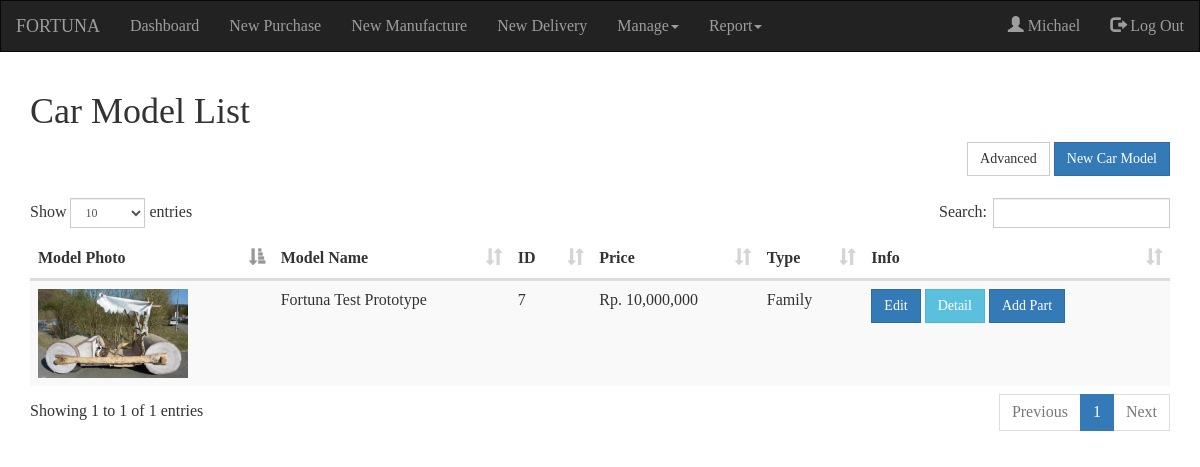
Page /mantype.php (signed in) on the committed database.
### tables this page shows
CREATE TABLE `card` (
  `cardId` int(20) NOT NULL,
  `cardName` varchar(50) NOT NULL,
  `cardHeight` int(11) NOT NULL,
  `cardWidth` int(11) NOT NULL,
  `cardLength` int(11) NOT NULL,
  `cardType` varchar(20) NOT NULL,
  `cardWeight` int(11) NOT NULL,
  `cardPrice` int(11) NOT NULL,
  `cardAdded` date NOT NULL,
  `cardPhoto` varchar(30) NOT NULL,
  `cardStatus` tinyint(4) NOT NULL
);

### koneksi.php (called while the page is built, shortened)
<?php
$con=mysqli_connect('localhost', 'root', '', 'uas_pos');
function queryRun($query){
  global $con;
  $hello=mysqli_query($con, $query);
  return $hello;
}
function queryTable($query){
  $hello=mysqli_fetch_assoc($query);
  return $hello;
}
?>

### mantype.php (the view, shortened to what this page needs)
<?php
if(isset($_SESSION['empId']) AND $_SESSION['positionAccess'] <= 2){
  ?>
  <!DOCTYPE html>
  <html lang="en">
  <head>
    <link rel="stylesheet" href="https://maxcdn.bootstrapcdn.com/bootstrap/3.3.7/css/bootstrap.min.css">
    <link rel="stylesheet" href="css/css.css">
    <link rel="stylesheet" href="css/dataTables.bootstrap.min.css">
  </head>
  <body>
    <?php include('koneksi.php');
    function showCars(){
        $thisqu="SELECT * FROM card WHERE cardStatus=1";
      $query=queryRun($thisqu);
      while($hasil=queryTable($query)){
        $id=$hasil['cardId'];
        $name=$hasil['cardName'];
        $price=$hasil['cardPrice'];
        $photo=$hasil['cardPhoto'];
        $type=$hasil['cardType'];
        ?>
        <tr>
          <td><img src="images/car/<?php echo $photo?>"></td>
          <td><?php echo $name?></td>
          <td><?php echo $id?></td>
          <td><?php echo "Rp. ". number_format($price)?></td>
          <td><?php echo $type?></td>
          <td>
            <a href="typeedit.php?id=<?php echo $id?>" class="btn btn-primary">Edit</a>
            <a href="typedetail.php?id=<?php echo $id?>" class="btn btn-info">Detail</a>
            <a href="addpart.php?id=<?php echo $id?>" class="btn btn-primary">Add Part</a>
          </td>
        </tr>
        <?php
      }
    }
    ?>
    <nav class="navbar navbar-inverse">
      <div class="container-fluid">
        <div class="navbar-header">
          <a class="navbar-brand" href="#">FORTUNA</a>
        </div>
        <ul class="nav navbar-nav">
          <li><a href="dashboard.php">Dashboard</a></li>
            <li><a href="newpurchase.php">New Purchase</a></li>
            <li><a href="newmanufactur.php">New Manufacture</a></li>
            <li><a href="newdelivery.php">New Delivery</a></li>
            <?php
              if($_SESSION['positionAccess'] <= 2){
                ?>
          <li class="dropdown"><a class="dropdown-toggle" data-toggle="dropdown"href="#">Manage<span class="caret"></span></a>
          </li>
            <?php
              }
            ?>
            <li class="dropdown"><a class="dropdown-toggle" data-toggle="dropdown"href="#">Report<span class="caret"></span></a>
          </li>
        </ul>
        <ul class="nav navbar-nav navbar-right">
          <li><a href="#"><span class="glyphicon glyphicon-user"></span> <?php echo $_SESSION['name']?></a> </li>
          <li><a href="login.php?logout=1"><span class="glyphicon glyphicon-log-out"></span> Log Out</a></li>
      </ul>
      </div>
    </nav>
    <div class="container">
      <h1>Car Model List</h1>
      <div class=text-right>
        <button type="button" class="btn btn-default" data-toggle="collapse" data-target="#advanced">Advanced</button>
        <a href="newcar.php" class="btn btn-primary">New Car Model</a>
      </div>
      <br>
      <table id=table class="table table-striped">
        <thead>
          <tr>
            <th>Model Photo</th>
            <th>Model Name</th>
            <th>ID</th>
            <th>Price</th>
            <th>Type</th>
            <th>Info</th>
          </tr>
        </thead>
        <?php
        showCars();
        ?>
      </table>
    </div>
  </body>
  </html>
<?php
} ?>

### css/css.css (style rules this page uses)
body { font-family: moon; font-size: 16px; }
.navbar-brand { font-family: oneday; }
.nav { font-size: 16px; }

### mantype.php (style rules this page uses)
* { border-radius: 0 !important; }
img { width: 150px }

### rows in the picture
card: cardPhoto (picture), cardName "Fortuna Test Prototype", cardId "7", cardPrice "10,000,000", cardType "Family"

### other values in the picture
$_SESSION['name'] "Michael"
